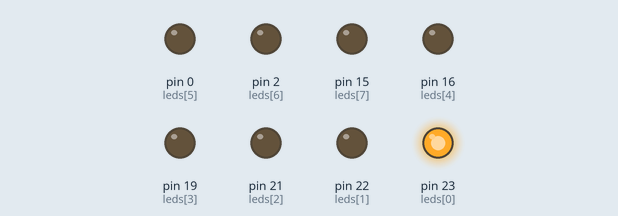
Recording of a program running on a simulated MicroPython board. Shown: output pins drawn as LEDs (lit = HIGH).

Above: at 0.2 s.
At 0.6 s:
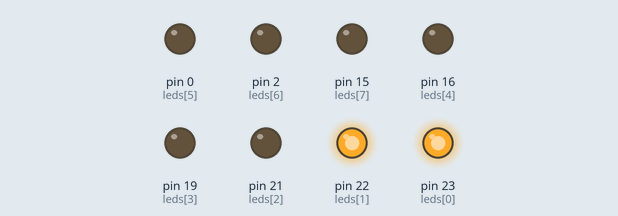
At 1.0 s:
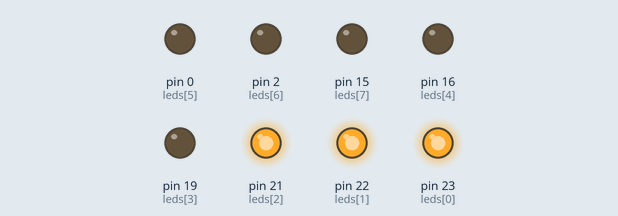
At 1.4 s:
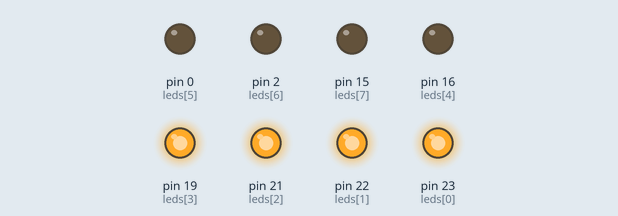
At 2.2 s:
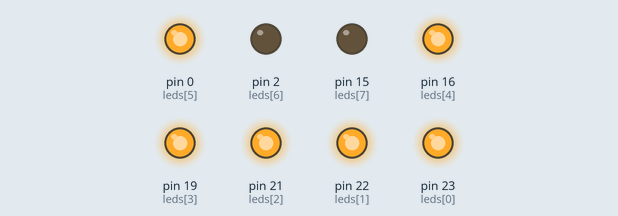
At 2.9 s:
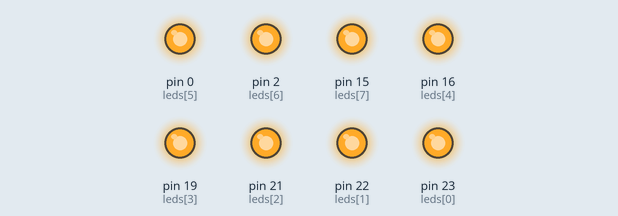
Timing chart, 0 to 4.4 s (numbered marks = the images above):
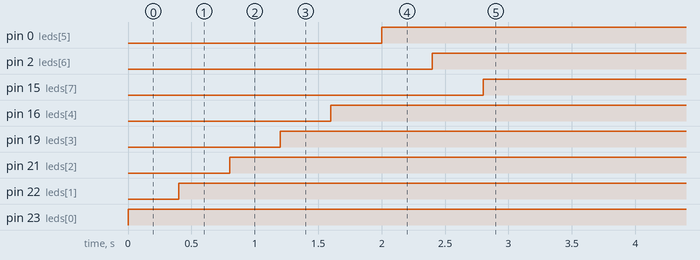

Measured:
- by itself, pin 0 (leds[5]): LOW → HIGH at 2.0 s
- by itself, pin 2 (leds[6]): LOW → HIGH at 2.4 s
- by itself, pin 15 (leds[7]): LOW → HIGH at 2.8 s
- by itself, pin 16 (leds[4]): LOW → HIGH at 1.6 s
- by itself, pin 19 (leds[3]): LOW → HIGH at 1.2 s
- by itself, pin 21 (leds[2]): LOW → HIGH at 0.80 s
- by itself, pin 22 (leds[1]): LOW → HIGH at 0.40 s
- by itself, pin 23 (leds[0]): LOW → HIGH at 0.00 s

The program:

encenderLedConsecutivo.py
```python
from machine import Pin
import time

ledR = 23
ledVe = 22
ledAz = 21
ledAm = 19
ledN = 16
ledB = 0
ledM = 2
ledVi = 15

leds = [Pin (i, Pin.OUT) for i in (ledR, ledVe, ledAz, ledAm, ledN, ledB, ledM, ledVi) ]

while True:
  for led in leds:
    led.value(1)
    time.sleep(0.4)
```
